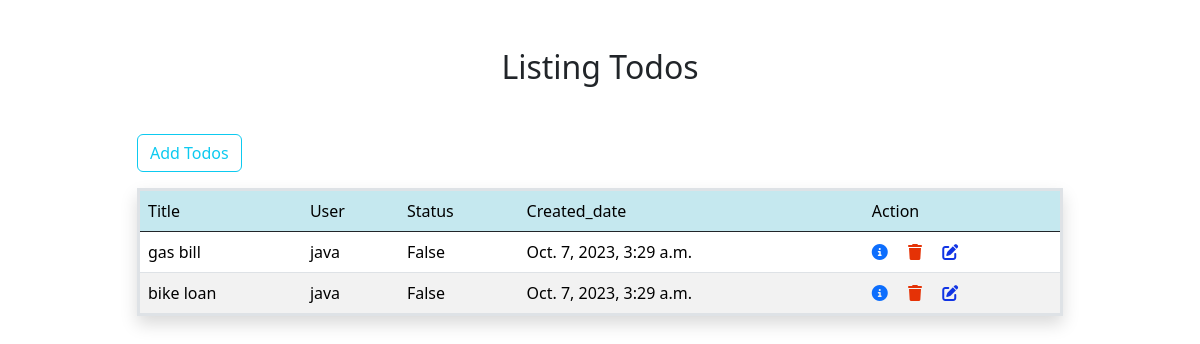
The app's page /all/ (signed in) with its own data.
### remainder/models.py (models this page shows, shortened)
class Todos(models.Model):
    title=models.CharField(max_length=200)
    created_date=models.DateTimeField(auto_now_add=True)
    status=models.BooleanField(default=False)
    user=models.ForeignKey(User,on_delete=models.CASCADE)

### remainder/views.py (the view)
# urls.py: path("all/",TodoListView.as_view(),name="list-todo"),
@method_decorator(signin_required,name="dispatch")
class TodoListView(ListView):
    template_name="remainder/todo_list.html"
    context_object_name="todos"
    model=Todos
    def get_queryset(self):
        qs=Todos.objects.filter(user=self.request.user)
        return qs

### remainder/views.py (called while the page is built)
def signin_required(fn):
    def wrapper(request,*args,**kwargs):
        if not request.user.is_authenticated:
            messages.error(request,"invalid session, please login to your account")
            return redirect("signin")
        else:
            return fn(request,*args,**kwargs)
    return wrapper

### remainder/templates/remainder/todo_list.html (shortened to what this page needs)
<!DOCTYPE html>
<html lang="en">
<head>
    <link href="https://cdn.jsdelivr.net/npm/bootstrap@5.3.2/dist/css/bootstrap.min.css" rel="stylesheet">
</head>
<body>
    <div class="container">
        <div class="row mt-5 ">
            <h2 class="text-center mb-5 ">Listing Todos</h2>
            <div class="col-1"></div>
            <div class="col-10 ">
                <table class="table table-striped table-hover table-3 border border-3 border shadow">
                    <tr class="table table-info border border-dark">
                        <td>Title</td>
                        <td>User</td>
                        <td>Status</td>
                        <td>Created_date</td>
                        <td>Action</td>
                    </tr>
                    {%for todo in todos%}
                    <tr>
                        <td>{{todo.title}}</td>
                        <td>{{todo.user}}</td>
                        <td>{{todo.status}}</td>
                        <td>{{todo.created_date}}</td>
                        <td>
                            <a href="{% url 'detail-todo' todo.id%}" class="me-3"><i class="fa-solid fa-circle-info"></i></a>
                            <a href="{% url 'remove-todo' todo.id%}" class="me-3"><i class="fa-solid fa-trash" style="color: #e53206;"></i></a>
                            <a href="{% url 'change-todo' todo.id%}" ><i class="fa-solid fa-pen-to-square" style="color: #1134e4;"></i></a>
                        </td>
                    </tr>
                    {% endfor %}
                    <a href="{% url 'todo-add'%}"class="btn btn-outline-info mb-3">Add Todos</a>
                </table>
            </div>
            <div class="col-1">
            </div>
        </div>
    </div>
</body>
</html>

### records on screen
Todos: title "gas bill", user "java", status "False", created_date "Oct. 7, 2023, 3:29 a.m."
Todos: title "bike loan", user "java", status "False", created_date "Oct. 7, 2023, 3:29 a.m."
